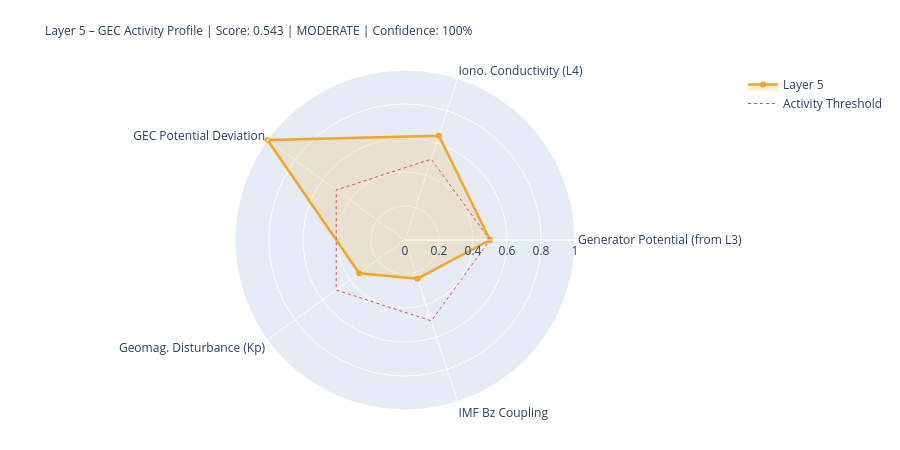

The code cell stored with this chart in its notebook:
### Markdown cell above
---
## 5. State Assessment & Handoff to Layer 6

### Code cell
# ============================================================
# LAYER-5-SCORE
# ============================================================

# Components
# 1) Generator activity (Layer-3-driven)
gen_score = norm(generator_strength, 0.3, 2.0)
gen_src   = 'from_layer3' if l3_thunder_score is not None else 'estimated'

# 2) Ionospheric conductivity (Layer-4-driven)
iono_score = norm(iono_cond_factor, 0.7, 1.4)
iono_src   = 'from_layer4' if l4_ioniz is not None else 'estimated'

# 3) GEC potential deviation from reference
pot_score = norm(abs(delta_V_pct), 0, 30)  # 0 = at reference, 1 = 30% deviation
pot_src   = 'derived'

# 4) Geomagnetic disturbance (Kp) – modulates vertical currents
kp_score = norm(kp_val, 0, 9)
kp_src   = 'primary' if kp_now is not None else 'from_layer4'

# 5) IMF Bz coupling (southward = stronger M-I coupling → GEC influence)
bz_score = norm(-(bz_now or 0), -5, 30) if bz_now is not None else None
bz_src   = 'primary' if bz_now is not None else 'missing'

COMPONENTS = {
    'Generator Potential (from L3)':  {'score': gen_score,   'source': 'derived_from_layer3', 'dynamic': True},
    'Iono. Conductivity (L4)':      {'score': iono_score,  'source': iono_src, 'dynamic': True},
    'GEC Potential Deviation':      {'score': pot_score,   'source': pot_src,  'dynamic': True},
    'Geomag. Disturbance (Kp)':         {'score': kp_score,    'source': kp_src,   'dynamic': True},
    'IMF Bz Coupling':               {'score': bz_score,    'source': bz_src,   'dynamic': True},
}

available   = {k: v['score'] for k, v in COMPONENTS.items() if v['score'] is not None}
unavailable = [k for k, v in COMPONENTS.items() if v['score'] is None]
layer5_score = round(sum(available.values()) / len(available), 4) if available else None
confidence   = round(len(available) / len(COMPONENTS), 2)
level = ('unknown' if layer5_score is None
         else 'quiet'   if layer5_score < 0.3
         else 'moderate' if layer5_score < 0.6
         else 'active')
dominant_l5 = max(available, key=available.get) if available else 'none'

# Kp consistency: separate 1-min raw value from score value
kp_1m_raw   = kp_now          # directly from API (can be 0.0 during live measurement)
kp_for_score = kp_val          # from Layer-0 context or estimated value if needed
kp_score_src = kp_src

W = 68
print('=' * W)
print('LAYER 5 – GLOBAL ELECTRIC CIRCUIT – STATE ASSESSMENT')
print('=' * W)
for name, comp in COMPONENTS.items():
    s = comp['score']
    if s is not None:
        bar = '█' * int(s*20) + '░' * (20-int(s*20))
        print(f'  {name:<34} {bar}  {s:.3f}  [{comp["source"]}]')
    else:
        print(f'  {name:<34} {"─"*20}  n/a   [missing]')
print('-' * W)
print(f'  Score:         {layer5_score:.3f}  ({len(available)}/{len(COMPONENTS)} components)')
print(f'  Confidence:    {confidence:.0%}')
print(f'  Level:         {level.upper()}')
print(f'  Dominant:      {dominant_l5}')
print(f'  V_iono:        {V_iono_mod:.1f} kV  (Δ {delta_V_pct:+.1f}% vs. Ref)')
print(f'  I_total:       {I_total_mod:.1f} A   (Δ {delta_I_pct:+.1f}% vs. Ref)')
print('=' * W)

# Radar
cats   = list(available.keys())
vals_r = list(available.values())
if len(cats) >= 3:
    fig = go.Figure()
    fig.add_trace(go.Scatterpolar(
        r=vals_r + [vals_r[0]], theta=cats + [cats[0]],
        fill='toself', fillcolor='rgba(242,166,35,0.18)',
        line=dict(color='#F2A623', width=2.5), name='Layer 5'
    ))
    fig.add_trace(go.Scatterpolar(
        r=[0.5]*(len(cats)+1), theta=cats+[cats[0]],
        line=dict(color='#E24B4A', dash='dot', width=1),
        mode='lines', name='Activity Threshold'
    ))
    fig.update_layout(
        title=dict(
            text=f'Layer 5 – GEC Activity Profile | Score: {layer5_score:.3f} | {level.upper()} | Confidence: {confidence:.0%}',
            font=dict(size=12)
        ),
        polar=dict(radialaxis=dict(visible=True, range=[0,1])),
        height=450, showlegend=True,
        margin=dict(l=80, r=80, t=70, b=40)
    )
    fig.show()

### Figure 1 — Plotly figure (JSON) as saved in the notebook; plotly's stock layout.template omitted (floating-point values rounded to 4 significant figures)
{"data": [{"fill": "toself", "fillcolor": "rgba(242,166,35,0.18)", "line": {"color": "#F2A623", "width": 2.5}, "name": "Layer 5", "r": [0.5, 0.6454, 1.0, 0.3333, 0.2389, 0.5], "theta": ["Generator Potential (from L3)", "Iono. Conductivity (L4)", "GEC Potential Deviation", "Geomag. Disturbance (Kp)", "IMF Bz Coupling", "Generator Potential (from L3)"], "type": "scatterpolar"}, {"line": {"color": "#E24B4A", "dash": "dot", "width": 1}, "mode": "lines", "name": "Activity Threshold", "r": [0.5, 0.5, 0.5, 0.5, 0.5, 0.5], "theta": ["Generator Potential (from L3)", "Iono. Conductivity (L4)", "GEC Potential Deviation", "Geomag. Disturbance (Kp)", "IMF Bz Coupling", "Generator Potential (from L3)"], "type": "scatterpolar"}], "layout": {"height": 450, "margin": {"b": 40, "l": 80, "r": 80, "t": 70}, "polar": {"radialaxis": {"range": [0, 1], "visible": true}}, "showlegend": true, "title": {"font": {"size": 12}, "text": "Layer 5 – GEC Activity Profile | Score: 0.543 | MODERATE | Confidence: 100%"}}}
